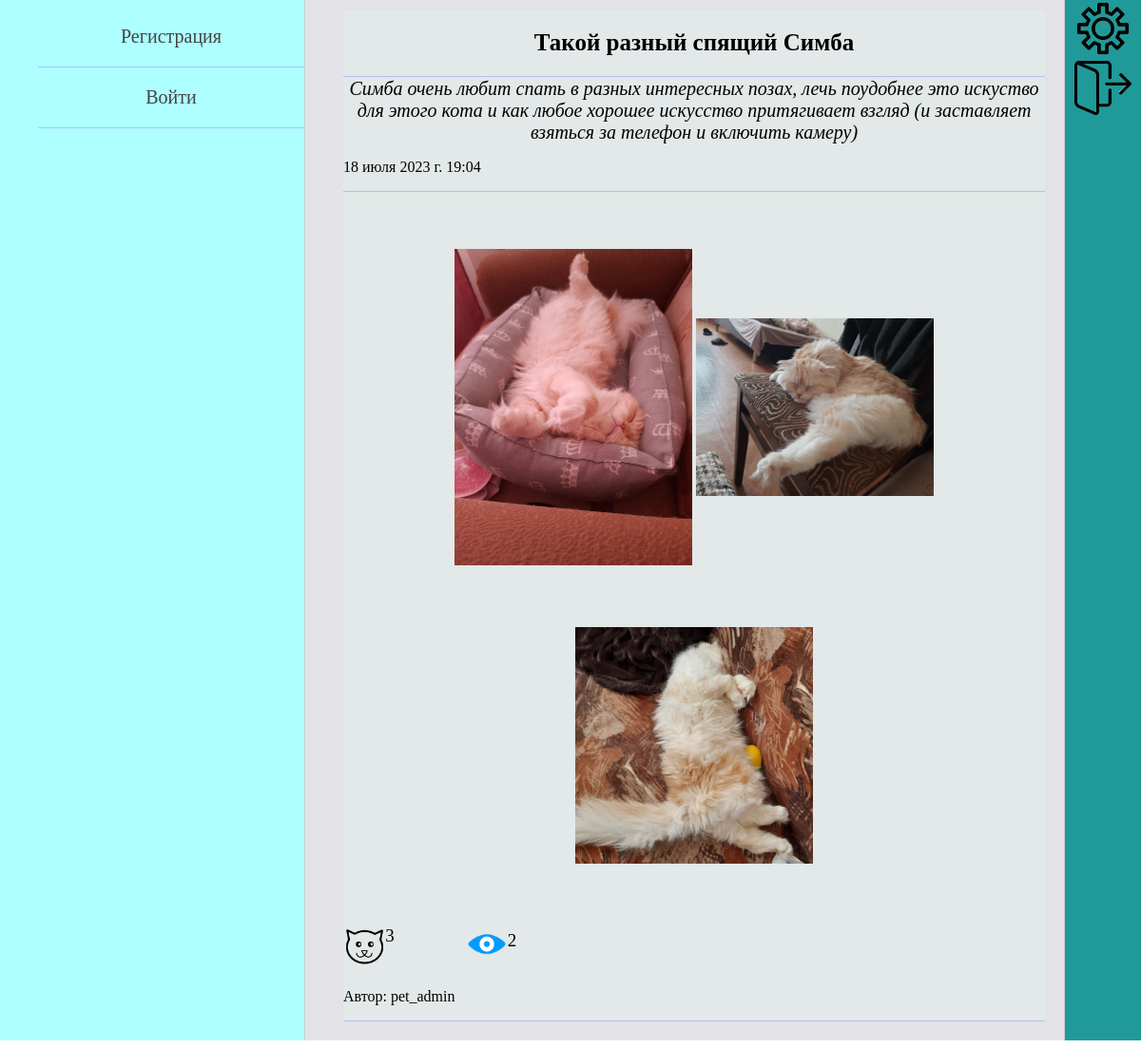
The app's page /post/2/ with its own data.
### pet_owners/models.py (models this page shows, shortened)
class OwnerPost(models.Model):
    autor = models.ForeignKey(settings.AUTH_USER_MODEL, on_delete=models.CASCADE, verbose_name='автор поста')
    title = models.CharField(max_length=105, blank=True, verbose_name='заголовок')
    text_of_post = models.TextField(max_length=2000, verbose_name='текст поста')
    animals = models.ManyToManyField(Animal, related_name='posts',
                                     verbose_name='питомцы в посте')
    is_published = models.BooleanField(default=True)
    date_create = models.DateTimeField(auto_now_add=True, verbose_name='дата создания поста')
    views = models.ManyToManyField(settings.AUTH_USER_MODEL, related_name='views', verbose_name='просмотры')
    likes = models.ManyToManyField(settings.AUTH_USER_MODEL, related_name='likes', verbose_name='лайки')
    class Meta:
        verbose_name = 'Пост пользователя'
        verbose_name_plural = 'Посты пользователей'
        ordering = ['-date_create']

class PostImage(models.Model):
    img = models.ImageField(upload_to="img_of_post/%Y/%m/%d/", verbose_name='изображение')
    post = models.ForeignKey(OwnerPost, on_delete=models.CASCADE, related_name='images', verbose_name='пост')
    owner = models.ForeignKey(settings.AUTH_USER_MODEL, on_delete=models.CASCADE, verbose_name='владелец фото')

class Owner(AbstractUser):
    date_of_birth = models.DateField(blank=True, verbose_name='дата рождения пользователя', null=True)
    avatar = models.ImageField(upload_to="owners_photos/%Y/%m/%d/", blank=True,
                               verbose_name='фото пользователя', null=True)
    about_myself = models.TextField(max_length=520, blank=True, verbose_name='о себе', null=True)
    instagram = models.URLField(blank=True, verbose_name='инстаграм', null=True)
    vkontakte = models.URLField(blank=True, verbose_name='вконтакте', null=True)
    youtube = models.URLField(blank=True, verbose_name='ютуб', null=True)

### pet_owners/views.py (the view)
# urls.py: path('post/<int:post_id>/', ShowPost.as_view(), name='post'),
class ShowPost(DataMixin, DetailView):
    model = OwnerPost
    template_name = 'pet_owners/post_page.html'
    context_object_name = 'post'
    pk_url_kwarg = 'post_id'
    def get_context_data(self, *, object_list=None, **kwargs):
        context = super().get_context_data(**kwargs)
        post = self.model.objects.get(pk=self.kwargs['post_id'])
        user = Owner.objects.get(pk=post.autor.pk)
        context['title'] = post.title
        left_menu = self.get_left_menu()
        context.update(left_menu)
        owner_posts = self.get_owner_posts(user, all_images=True)
        context.update(owner_posts)
        self.add_one_view_for_post(post, user)
        return context

### pet_owners/templatetags/pet_owners_tags.py (called while the page is built)
@register.simple_tag
def get_data_for_post(post_title, post_data):
    return post_data[post_title]

@register.inclusion_tag('pet_owners/likes_and_views_for_posts.html')
def show_likes_and_views(post, post_data):
    return {"post": post, "post_data": post_data}

### pet_owners/utils.py (called while the page is built)
    def get_left_menu(self):
        context = {}
        if self.request.user.is_authenticated:
            context['left_menu'] = [
                {'title': "Мой профиль", 'url_name': ['profile_home', self.request.user.id]},
                {'title': "Мои питомцы", 'url_name': ['profile_home', self.request.user.id]},
                {'title': "Подписки", 'url_name': ['profile_home', self.request.user.id]},
                {'title': "Подписчики", 'url_name': ['profile_home', self.request.user.id]},
                {'title': "Группы", 'url_name': ['profile_home', self.request.user.id]},
            ]
        else:
            context['left_menu'] = [
                {'title': "Регистрация", 'url_name': 'register'},
                {'title': "Войти", 'url_name': 'login'},
            ]
        return context

    def get_owner_posts(self, user, all_images=False):
        context = {}
        all_posts = user.ownerpost_set.all()
        context['all_posts'] = all_posts
        data_for_post = {}
        for post in all_posts:
            if self.request.user.is_authenticated and \
                    Owner.objects.get(pk=self.request.user.id) in post.likes.all():
                is_liked = True
            else:
                is_liked = False
            if all_images:
                data_for_post[f'{post.title}'] = {
                    'img': post.images.all(),
                    'is_liked': is_liked
                }
            else:
                data_for_post[f'{post.title}'] = {
                    'img': post.images.first(),
                    'is_liked': is_liked
                }
        context['data_for_post'] = data_for_post
        return context

    def add_one_view_for_post(self, post, user):
        if self.request.user.is_authenticated and user not in post.likes.all():
            post.views.add(user)

### pet_owners/templates/pet_owners/post_page.html
{% extends 'pet_owners/base.html' %}
{% load pet_owners_tags %}
{% block content %}
{% get_data_for_post post.title data_for_post as post_data %}
<table border=0 cellpadding="0" cellspacing="0" class="post_table">
<tr class="post_title_detail">
    <td>{{post.title}}</td>
<tr class="post_text_detail">
    <td>{{post.text_of_post}}</td>
<tr class="post_datetime_detail">
    <td>{{post.date_create}}</td>
{% if post_data.img|length > 0 %}
    <tr class="imgs_in_post_detail">
        <td>
        {% for img in post_data.img %}
            <div class="imgs_in_post_detail">
                <a href="{{img.img.url}}">
                    <img src="{{img.img.url}}" width=250>
                </a>
            </div>
        {% endfor %}
        </td>
    </tr>
{% endif %}
<tr class="likes_views_post_detail">
    <td>
        {% show_likes_and_views post post_data %}
    </td>
<tr class="post_autor_detail">
    <td>Автор: {{post.autor}}</td>
</table>
{% endblock %}

### pet_owners/templates/pet_owners/likes_and_views_for_posts.html
<div class="post_likes">
    <div class="img_like">
    <a href="{% url 'like_for_post' post.pk %}">
        {% if post_data.is_liked %}
            <img src="/static/pet_owners/images/active_like.png" width="45">
        {% else %}
            <img src="/static/pet_owners/images/like.png" width="45">
        {% endif %}
    </a>
    </div>
    <div class="like_count">{{post.likes.count}}</div>
</div>
<div class="post_views">
    <div class="img_view">
        <img src="/static/pet_owners/images/view.png" width="45">
    </div>
    <div class="view_count">{{post.views.count}}</div>
</div>

### pet_owners/static/pet_owners/css/styles.css (style rules this page uses)
html, body { font-family: 'Georgia'; margin: 0; padding: 0; height: 100%; width: 100%; color: #000000; }
.table-page tr { height: 100%; }
.post_likes { display: inline-block; width: 10%; height: 100%; font-size: 0; }
.post_views { display: inline-block; width: 10%; height: 100%; vertical-align: top; margin-left: 50px; padding-top: 5px; font-size: 0; }
.img_like, .img_view { display: inline-block; width: 60%; height: 100%; }
.like_count, .view_count { display: inline-block; width: 20%; height: 100%; vertical-align: top; font-size: 19px; }
.post_table { width: 100%; text-align: center; }
.post_title_detail td { font-size: 25px; font-weight: bold; height: 70px; border-bottom: 1px solid rgba(126, 117, 255, 0.4); }
.post_text_detail td { font-size: 20px; font-style: italic; height: 70px; }
.post_datetime_detail td, .post_autor_detail td { text-align: left; font-size: 16px; height: 50px; border-bottom: 1px solid rgba(126, 117, 255, 0.4); }
.imgs_in_post_detail { display: inline-block; padding: 30px 0 30px 0; vertical-align: middle; }
.likes_views_post_detail { text-align: left; }

### records on screen
OwnerPost: title "Такой разный спящий Симба", text_of_post "Симба очень любит спать в разных интересных позах, лечь поудобнее это искуство для этого кота и как любое хорошее искусство притягивает взгляд (и заставляет взяться за телефон и включить камеру)", date_create "18 июля 2023 г. 19:04", likes.count "3", views.count "2", autor "pet_admin"
PostImage: img (picture)
PostImage: img (picture)
PostImage: img (picture)

### other values on screen
{{ el_menu.title }} "Регистрация" "Войти"
